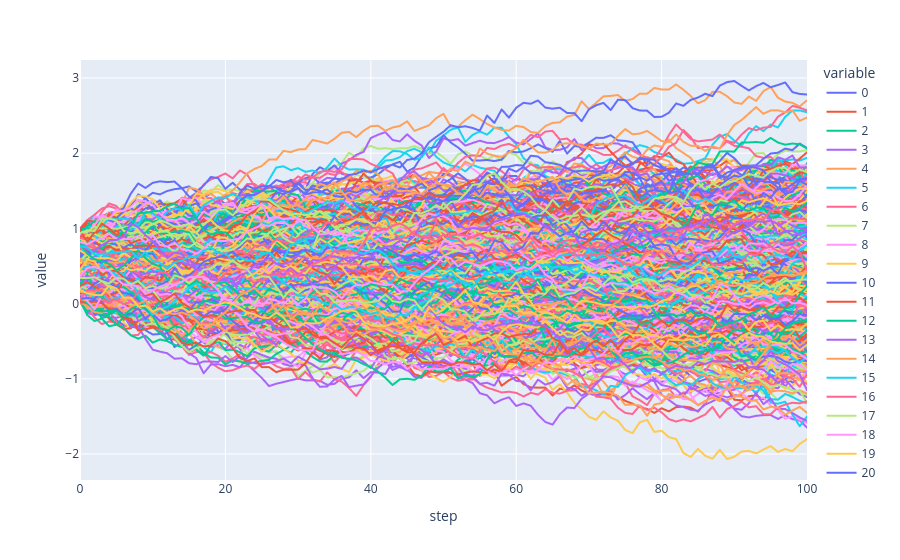

The notebook cell saved with this chart:
### Code cell
px.line(
    df_diffusion_example_melted,
    x="step",
    y="value",
    color="variable",
)
